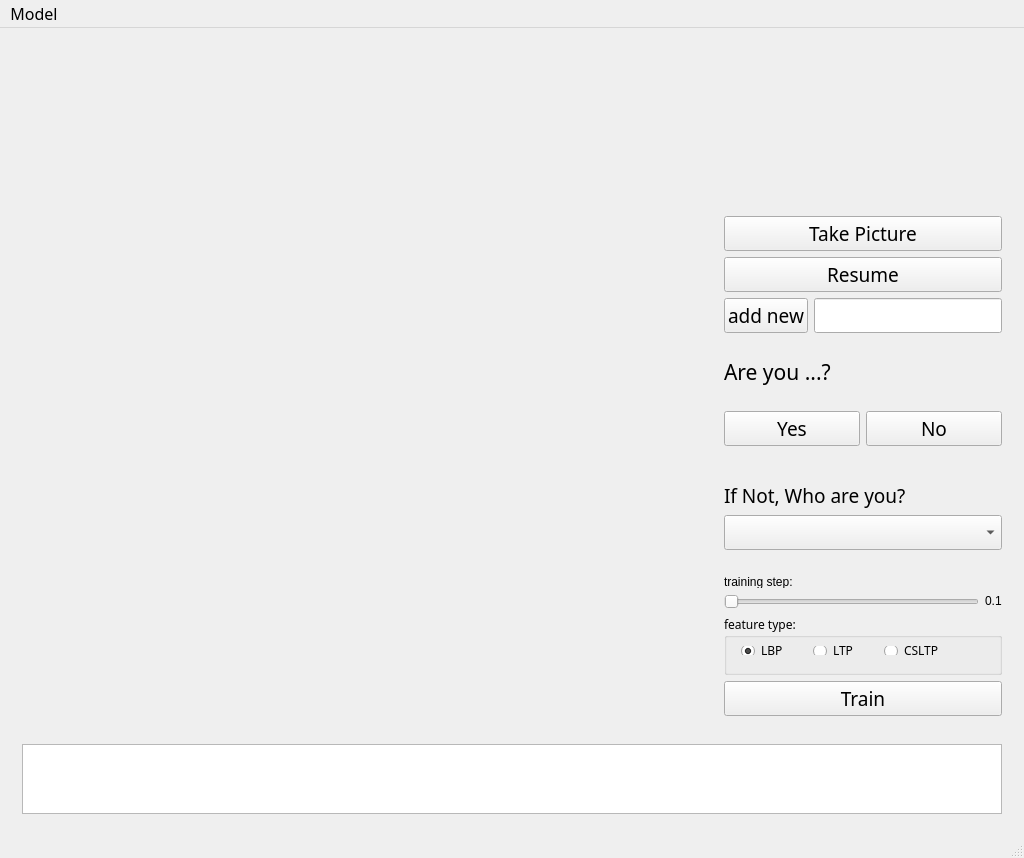
<?xml version="1.0" encoding="UTF-8"?>
<ui version="4.0">
 <class>MainWindow</class>
 <widget class="QMainWindow" name="MainWindow">
  <property name="geometry">
   <rect>
    <x>0</x>
    <y>0</y>
    <width>1024</width>
    <height>787</height>
   </rect>
  </property>
  <property name="windowTitle">
   <string>MainWindow</string>
  </property>
  <widget class="QWidget" name="centralWidget">
   <layout class="QGridLayout" name="gridLayout">
    <item row="1" column="0" colspan="2">
     <widget class="QWidget" name="logWidget" native="true">
      <property name="maximumSize">
       <size>
        <width>16777215</width>
        <height>200</height>
       </size>
      </property>
      <layout class="QGridLayout" name="gridLayout_4">
       <item row="0" column="0">
        <widget class="QTextEdit" name="logText">
         <property name="enabled">
          <bool>true</bool>
         </property>
         <property name="maximumSize">
          <size>
           <width>16777215</width>
           <height>160</height>
          </size>
         </property>
         <property name="font">
          <font>
           <family>Sans</family>
           <pointsize>10</pointsize>
          </font>
         </property>
         <property name="readOnly">
          <bool>true</bool>
         </property>
        </widget>
       </item>
      </layout>
     </widget>
    </item>
    <item row="0" column="0">
     <widget class="QWidget" name="mainWidget" native="true">
      <layout class="QHBoxLayout" name="horizontalLayout"/>
     </widget>
    </item>
    <item row="0" column="1">
     <widget class="QWidget" name="controlWidget" native="true">
      <property name="maximumSize">
       <size>
        <width>300</width>
        <height>16777215</height>
       </size>
      </property>
      <layout class="QGridLayout" name="gridLayout_2">
       <item row="0" column="0">
        <layout class="QVBoxLayout" name="controlLayout">
         <item>
          <layout class="QVBoxLayout" name="takePictureLayout">
           <item>
            <widget class="QWidget" name="faceWidget" native="true">
             <property name="minimumSize">
              <size>
               <width>160</width>
               <height>160</height>
              </size>
             </property>
             <layout class="QGridLayout" name="gridLayout_3">
              <item row="0" column="0">
               <layout class="QVBoxLayout" name="faceLayout"/>
              </item>
             </layout>
            </widget>
           </item>
           <item>
            <widget class="QPushButton" name="selectButton">
             <property name="font">
              <font>
               <family>Sans</family>
               <pointsize>14</pointsize>
              </font>
             </property>
             <property name="text">
              <string>Take Picture</string>
             </property>
            </widget>
           </item>
           <item>
            <widget class="QPushButton" name="resumeButton">
             <property name="font">
              <font>
               <family>Sans</family>
               <pointsize>14</pointsize>
              </font>
             </property>
             <property name="text">
              <string>Resume</string>
             </property>
            </widget>
           </item>
           <item>
            <layout class="QHBoxLayout" name="addNewLayout">
             <item>
              <widget class="QPushButton" name="addButton">
               <property name="font">
                <font>
                 <family>Sans</family>
                 <pointsize>14</pointsize>
                </font>
               </property>
               <property name="text">
                <string>add new</string>
               </property>
              </widget>
             </item>
             <item>
              <widget class="QLineEdit" name="leNew">
               <property name="font">
                <font>
                 <family>Sauce Code Pro</family>
                 <pointsize>14</pointsize>
                </font>
               </property>
              </widget>
             </item>
            </layout>
           </item>
          </layout>
         </item>
         <item>
          <layout class="QVBoxLayout" name="yesnoLayout">
           <property name="bottomMargin">
            <number>30</number>
           </property>
           <item>
            <widget class="QLabel" name="whoLabel">
             <property name="minimumSize">
              <size>
               <width>0</width>
               <height>66</height>
              </size>
             </property>
             <property name="font">
              <font>
               <family>Sans</family>
               <pointsize>16</pointsize>
              </font>
             </property>
             <property name="text">
              <string>Are you ...?</string>
             </property>
            </widget>
           </item>
           <item>
            <layout class="QHBoxLayout" name="buttonLayout">
             <item>
              <widget class="QPushButton" name="yesButton">
               <property name="font">
                <font>
                 <family>Sans</family>
                 <pointsize>14</pointsize>
                </font>
               </property>
               <property name="text">
                <string>Yes</string>
               </property>
              </widget>
             </item>
             <item>
              <widget class="QPushButton" name="noButton">
               <property name="font">
                <font>
                 <family>Sans</family>
                 <pointsize>14</pointsize>
                </font>
               </property>
               <property name="text">
                <string>No</string>
               </property>
              </widget>
             </item>
            </layout>
           </item>
          </layout>
         </item>
         <item>
          <layout class="QVBoxLayout" name="selectLayot">
           <property name="bottomMargin">
            <number>20</number>
           </property>
           <item>
            <widget class="QLabel" name="indicatorLabel">
             <property name="maximumSize">
              <size>
               <width>16777215</width>
               <height>36</height>
              </size>
             </property>
             <property name="font">
              <font>
               <family>Sans</family>
               <pointsize>14</pointsize>
              </font>
             </property>
             <property name="text">
              <string>If Not, Who are you?</string>
             </property>
            </widget>
           </item>
           <item>
            <widget class="QComboBox" name="selectComboBox">
             <property name="font">
              <font>
               <family>Sans</family>
               <pointsize>14</pointsize>
              </font>
             </property>
            </widget>
           </item>
          </layout>
         </item>
         <item>
          <layout class="QVBoxLayout" name="trainingStepLayout">
           <item>
            <widget class="QLabel" name="label">
             <property name="maximumSize">
              <size>
               <width>16777215</width>
               <height>12</height>
              </size>
             </property>
             <property name="text">
              <string>training step:</string>
             </property>
            </widget>
           </item>
           <item>
            <layout class="QHBoxLayout" name="trainingStepSelectLayout">
             <item>
              <widget class="QSlider" name="tssSlider">
               <property name="maximumSize">
                <size>
                 <width>16777215</width>
                 <height>20</height>
                </size>
               </property>
               <property name="orientation">
                <enum>Qt::Horizontal</enum>
               </property>
              </widget>
             </item>
             <item>
              <widget class="QLabel" name="tssLabel">
               <property name="maximumSize">
                <size>
                 <width>16777215</width>
                 <height>12</height>
                </size>
               </property>
               <property name="text">
                <string>0.1</string>
               </property>
              </widget>
             </item>
            </layout>
           </item>
          </layout>
         </item>
         <item>
          <widget class="QGroupBox" name="radioGroup">
           <property name="minimumSize">
            <size>
             <width>0</width>
             <height>60</height>
            </size>
           </property>
           <property name="maximumSize">
            <size>
             <width>16777215</width>
             <height>60</height>
            </size>
           </property>
           <property name="font">
            <font>
             <family>Sans</family>
            </font>
           </property>
           <property name="title">
            <string>feature type:</string>
           </property>
           <widget class="QWidget" name="horizontalLayoutWidget">
            <property name="geometry">
             <rect>
              <x>6</x>
              <y>20</y>
              <width>231</width>
              <height>31</height>
             </rect>
            </property>
            <layout class="QHBoxLayout" name="rbGroupLayout">
             <item>
              <widget class="QRadioButton" name="rbLBP">
               <property name="font">
                <font>
                 <family>Sans</family>
                </font>
               </property>
               <property name="text">
                <string>LBP</string>
               </property>
               <property name="checked">
                <bool>true</bool>
               </property>
              </widget>
             </item>
             <item>
              <widget class="QRadioButton" name="rbLTP">
               <property name="font">
                <font>
                 <family>Sans</family>
                </font>
               </property>
               <property name="text">
                <string>LTP</string>
               </property>
              </widget>
             </item>
             <item>
              <widget class="QRadioButton" name="rbCSLTP">
               <property name="font">
                <font>
                 <family>Sans</family>
                </font>
               </property>
               <property name="text">
                <string>CSLTP</string>
               </property>
              </widget>
             </item>
            </layout>
           </widget>
          </widget>
         </item>
         <item>
          <widget class="QPushButton" name="trainButton">
           <property name="font">
            <font>
             <family>Sans</family>
             <pointsize>14</pointsize>
            </font>
           </property>
           <property name="text">
            <string>Train</string>
           </property>
          </widget>
         </item>
        </layout>
       </item>
      </layout>
     </widget>
    </item>
   </layout>
  </widget>
  <widget class="QMenuBar" name="menuBar">
   <property name="geometry">
    <rect>
     <x>0</x>
     <y>0</y>
     <width>1024</width>
     <height>24</height>
    </rect>
   </property>
   <property name="font">
    <font>
     <family>Sans</family>
     <pointsize>12</pointsize>
    </font>
   </property>
   <widget class="QMenu" name="menuModel">
    <property name="font">
     <font>
      <family>Sans</family>
      <pointsize>12</pointsize>
     </font>
    </property>
    <property name="title">
     <string>Model</string>
    </property>
    <addaction name="actionAdd_new_person"/>
    <addaction name="separator"/>
    <addaction name="actionExport"/>
    <addaction name="actionImport"/>
    <addaction name="separator"/>
    <addaction name="actionTrain"/>
    <addaction name="separator"/>
    <addaction name="actionExit"/>
   </widget>
   <addaction name="menuModel"/>
  </widget>
  <widget class="QStatusBar" name="statusBar"/>
  <action name="actionAdd_new_person">
   <property name="text">
    <string>Add new person</string>
   </property>
  </action>
  <action name="actionExport">
   <property name="text">
    <string>Export</string>
   </property>
  </action>
  <action name="actionImport">
   <property name="text">
    <string>Import</string>
   </property>
  </action>
  <action name="actionTrain">
   <property name="text">
    <string>Train</string>
   </property>
  </action>
  <action name="actionExit">
   <property name="text">
    <string>Exit</string>
   </property>
  </action>
 </widget>
 <layoutdefault spacing="6" margin="11"/>
 <resources/>
 <connections/>
</ui>
